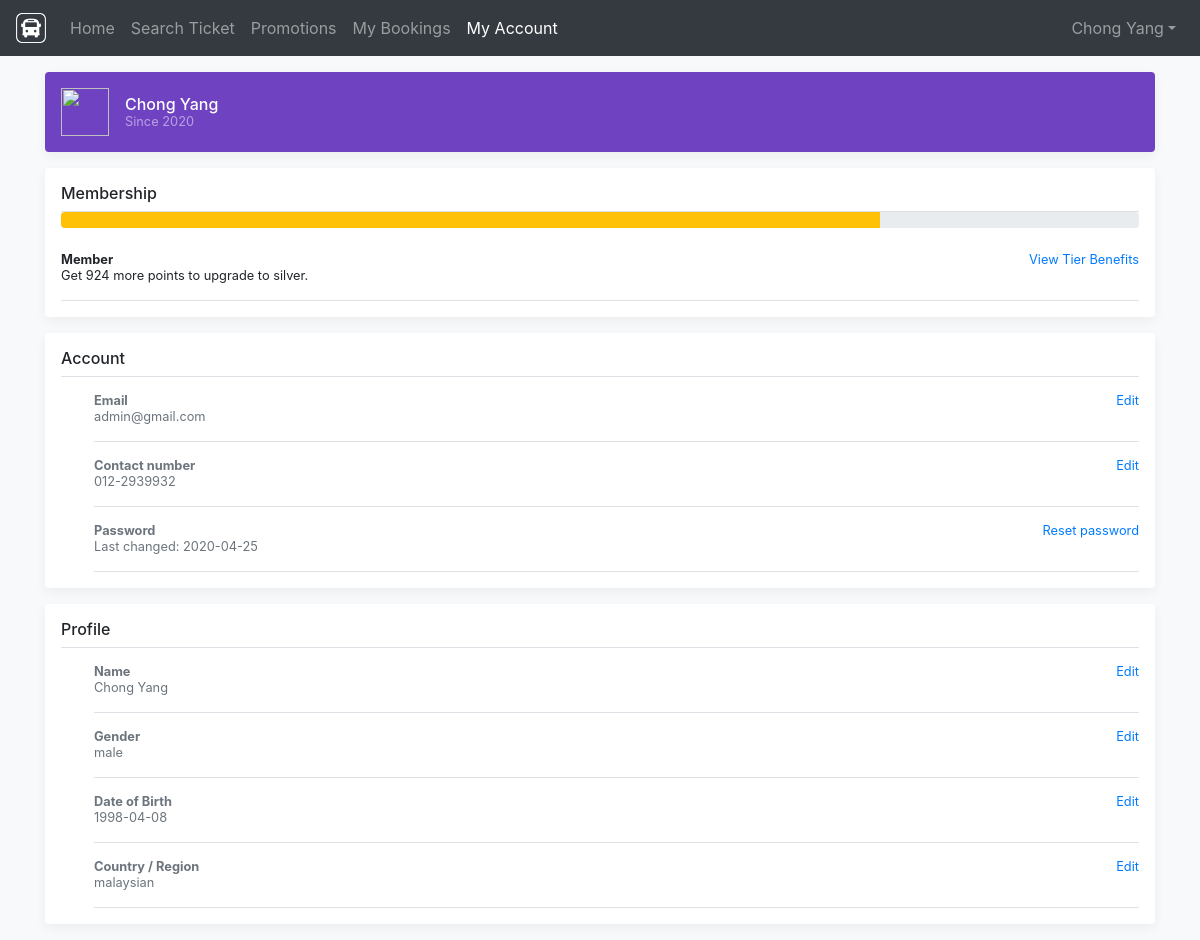
The app's page /setting.php (signed in) with its own data.
### tables this page shows
CREATE TABLE account (
  AccountNo int AUTO_INCREMENT NOT NULL PRIMARY KEY,
  FirstName varchar(50) NOT NULL,
  LastName varchar(50) NOT NULL,
  Email varchar(50) NOT NULL,
  Password varchar(50) NOT NULL,
  Gender varchar(50) NOT NULL,
  BirthDate date NOT NULL,
  AccountRole varchar(50) NOT NULL DEFAULT 'User',
  Nationality varchar(50) NOT NULL DEFAULT 'Malaysia',
  PhoneNumber varchar(50) NOT NULL,
  AccountTimestamp timestamp NOT NULL DEFAULT current_timestamp() ON UPDATE current_timestamp()
);

### loginheader.php (called while the page is built, shortened)
<?php
    require("db.php");
if(isset($_SESSION['id']))
{
    $sql = "SELECT *,
            YEAR(AccountTimestamp) AS SinceYear,
            DATE(AccountTimestamp) AS SinceDate
            FROM account
            WHERE AccountNo =".$_SESSION['id'];
    $query = mysqli_query($con,$sql);
    $row = mysqli_fetch_array($query);
    if($row)
    {
        $myFirstName = $row['FirstName'];
        $myLastName = $row['LastName'];
        $myEmail = $row['Email'];
        $myPhoneNo = $row['PhoneNumber'];
        $myBirthDate = $row['BirthDate'];
        $myGender = $row['Gender'];
        $myCountry = $row['Nationality'];
        $myStartDate = $row['SinceDate'];
        $sinceYear = $row['SinceYear'];
    }
}
?>

### setting.php (the view, shortened to what this page needs)
<?php
  require("loginheader.php");
  $sql = "SELECT SUM(TicketPrice) AS Total FROM booking
        RIGHT JOIN bus_schedule ON booking.ScheduleNo = bus_schedule.ScheduleNo
        WHERE AccountNo = ".$_SESSION['id'];
        $query = mysqli_query($con,$sql);
        $row = mysqli_fetch_array($query);
        if($row['Total'])
        {
            $total = $row['Total'];
        }
        else
        {
          $total = 0;
        }
?>
<!doctype html>
<html lang="en">
  <head>
    <link rel="stylesheet" href="https://stackpath.bootstrapcdn.com/bootstrap/4.4.1/css/bootstrap.min.css">
    <link href="css/offcanvas.css" rel="stylesheet">
    <link href="https://unpkg.com/aos@2.3.1/dist/aos.css" rel="stylesheet">
    <link href="https://cdnjs.cloudflare.com/ajax/libs/bootstrap-datepicker/1.7.1/css/bootstrap-datepicker.min.css" rel="stylesheet"/>
    <link href="https://maxcdn.bootstrapcdn.com/bootstrap/4.0.0/css/bootstrap.min.css" rel="stylesheet"></head>
  </head>
  <body class="bg-light">
  <header>
      <nav class="navbar navbar-expand-md navbar-dark bg-dark fixed-top">
        <a class="navbar-brand" href="index.php">
    <img src="images/logo_white.png" width="30" height="30" class="d-inline-block align-top" alt="">
  </a>
        <div class="collapse navbar-collapse" id="navbarCollapse">
          <ul class="navbar-nav mr-auto">
            <li class="nav-item">
              <a class="nav-link" href="index.php">Home <span class="sr-only">(current)</span></a>
            </li>
            <li class="nav-item">
              <a class="nav-link" href="searchbus.php">Search Ticket</a>
            </li>
            <li class="nav-item">
              <a class="nav-link" href="promotion.php">Promotions</a>
            </li>
            <?php if(isset($_SESSION['id']))
            {
            echo '
            <li class="nav-item">
              <a class="nav-link" href="managebooking.php">My Bookings</a>
            </li>
            <li class="nav-item active">
              <a class="nav-link" href="setting.php">My Account</a>
            </li>';
            }; ?>
          </ul>
            <?php
            if(isset($_SESSION['id']))
            {
          echo '<form class="form-inline"><div class="collapse navbar-collapse" id="navbarNavDropdown">
          <ul class="navbar-nav">
            <li class="nav-item dropdown">
              <a class="nav-link dropdown-toggle" href="#" id="navbarDropdownMenuLink" role="button" data-toggle="dropdown" aria-haspopup="true" aria-expanded="false">';
                echo $myFirstName." ".$myLastName;
              echo '</a>
              <div class="dropdown-menu dropdown-menu-right" aria-labelledby="navbarDropdownMenuLink">
                <a class="dropdown-item" href="managebooking.php">Manage Booking</a>
                <a class="dropdown-item" href="setting.php">Setting</a>
                <a class="dropdown-item" href="logout.php">Logout</a>
              </div>
            </li>
          </ul>
        </div></form>';
            }
            else
            {
              echo '<form class="form-inline mt-2 mt-md-0" action="login.php">
              <button type="submit" class="btn btn-outline-warning my-2 my-sm-0">Login</button>
              </form>';
            }
            ?>
        </div>
      </nav>
    </header>
    <main role="main" class="container">
      <div data-aos="zoom-out">
      <div class="d-flex align-items-center p-3 my-3 text-white-50 bg-purple rounded box-shadow">
        <img class="mr-3" src="https://www.mc-heads.net/avatar/1/100/nohelm.png" alt="" width="48" height="48">
        <div class="lh-100">
          <h6 class="mb-0 text-white lh-100"><?=$myFirstName." ".$myLastName?></h6>
          <small>Since <?=$sinceYear?></small>
        </div>
          </div>
      </div>
    <div data-aos="fade-zoom-in">
      <div class="my-3 p-3 bg-white rounded box-shadow">
        <h6 class="border-bottom border-gray pb-2 mb-0">Membership</h6>
        <div class="progress">
  <div class="progress-bar bg-warning" role="progressbar" style="width: <?=$total?>%" aria-valuenow="<?=$total?>" aria-valuemin="0" aria-valuemax="100"></div>
    </div>
    <br>
    <div class="media-body pb-3 mb-0 small lh-125 border-bottom border-gray">
            <div class="d-flex justify-content-between align-items-center w-100">
              <strong class="text-gray-dark">Member</strong>
              <a href="#" data-toggle="modal" data-target="#viewTierBenefits">View Tier Benefits</a>
            </div>
            <span class="d-block">Get <?=1000-$total?> more points to upgrade to silver.</span>
          </div>
      </div>
      </div>
    <div data-aos="fade-right">
      <div class="my-3 p-3 bg-white rounded box-shadow">
        <h6 class="border-bottom border-gray pb-2 mb-0">Account</h6>
        <div class="media text-muted pt-3">
          <div class="media-body pb-3 mb-0 small lh-125 border-bottom border-gray">
            <div class="d-flex justify-content-between align-items-center w-100">
              <strong class="text-gray-dark">Email</strong>
              <a href="#" data-toggle="modal" data-target="#editEmail">Edit</a>
            </div>
            <span class="d-block"><?=$myEmail?></span>
          </div>
        </div>
        <div class="media text-muted pt-3">
          <div class="media-body pb-3 mb-0 small lh-125 border-bottom border-gray">
            <div class="d-flex justify-content-between align-items-center w-100">
              <strong class="text-gray-dark">Contact number</strong>
              <a href="#" data-toggle="modal" data-target="#editPhone">Edit</a>
            </div>
            <span class="d-block"><?=$myPhoneNo?></span>
          </div>
        </div>
        <div class="media text-muted pt-3">
          <div class="media-body pb-3 mb-0 small lh-125 border-bottom border-gray">
            <div class="d-flex justify-content-between align-items-center w-100">
              <strong class="text-gray-dark">Password</strong>
              <a href="#" data-toggle="modal" data-target="#editPassword">Reset password</a>
            </div>
            <span class="d-block">Last changed: <?=$myStartDate?></span>
          </div>
        </div>
      </div>
      </div>
      <div data-aos="fade-left">
      <div class="my-3 p-3 bg-white rounded box-shadow">
        <h6 class="border-bottom border-gray pb-2 mb-0">Profile</h6>
        <div class="media text-muted pt-3">
          <div class="media-body pb-3 mb-0 small lh-125 border-bottom border-gray">
            <div class="d-flex justify-content-between align-items-center w-100">
              <strong class="text-gray-dark">Name</strong>
              <a href="#" data-toggle="modal" data-target="#editName">Edit</a>
            </div>
            <span class="d-block"><?=$myFirstName." ".$myLastName?></span>
          </div>
        </div>
        <div class="media text-muted pt-3">
          <div class="media-body pb-3 mb-0 small lh-125 border-bottom border-gray">
            <div class="d-flex justify-content-between align-items-center w-100">
              <strong class="text-gray-dark">Gender</strong>
              <a href="#" data-toggle="modal" data-target="#editGender">Edit</a>
            </div>
            <span class="d-block"><?=$myGender?></span>
          </div>
        </div>
        <div class="media text-muted pt-3">
          <div class="media-body pb-3 mb-0 small lh-125 border-bottom border-gray">
            <div class="d-flex justify-content-between align-items-center w-100">
              <strong class="text-gray-dark">Date of Birth</strong>
              <a href="#" data-toggle="modal" data-target="#editBirthDate">Edit</a>
            </div>
            <span class="d-block"><?=$myBirthDate?></span>
          </div>
        </div>
        <div class="media text-muted pt-3">
          <div class="media-body pb-3 mb-0 small lh-125 border-bottom border-gray">
            <div class="d-flex justify-content-between align-items-center w-100">
              <strong class="text-gray-dark">Country / Region</strong>
              <a href="#" data-toggle="modal" data-target="#editCountry">Edit</a>
            </div>
            <span class="d-block"><?=$myCountry?></span>
          </div>
        </div>
      </div>
      </div>
    </main>
  </body>
</html>

### css/offcanvas.css (style rules this page uses)
html, body { overflow-x: hidden; }
body { padding-top: 56px; }
.text-white-50 { color: rgba(255, 255, 255, .5); }
.bg-purple { background-color: var(--purple); }
.border-bottom { border-bottom: 1px solid #e5e5e5; }
.box-shadow { box-shadow: 0 .25rem .75rem rgba(0, 0, 0, .05); }
.lh-100 { line-height: 1; }
.lh-125 { line-height: 1.25; }

### records on screen
account: FirstName "Chong", LastName "Yang", Email "admin@gmail.com", PhoneNumber "012-2939932", Gender "male", BirthDate "1998-04-08", Nationality "malaysian"

### other values on screen
$sinceYear "2020"
1000-$total "924"
$myStartDate "2020-04-25"
